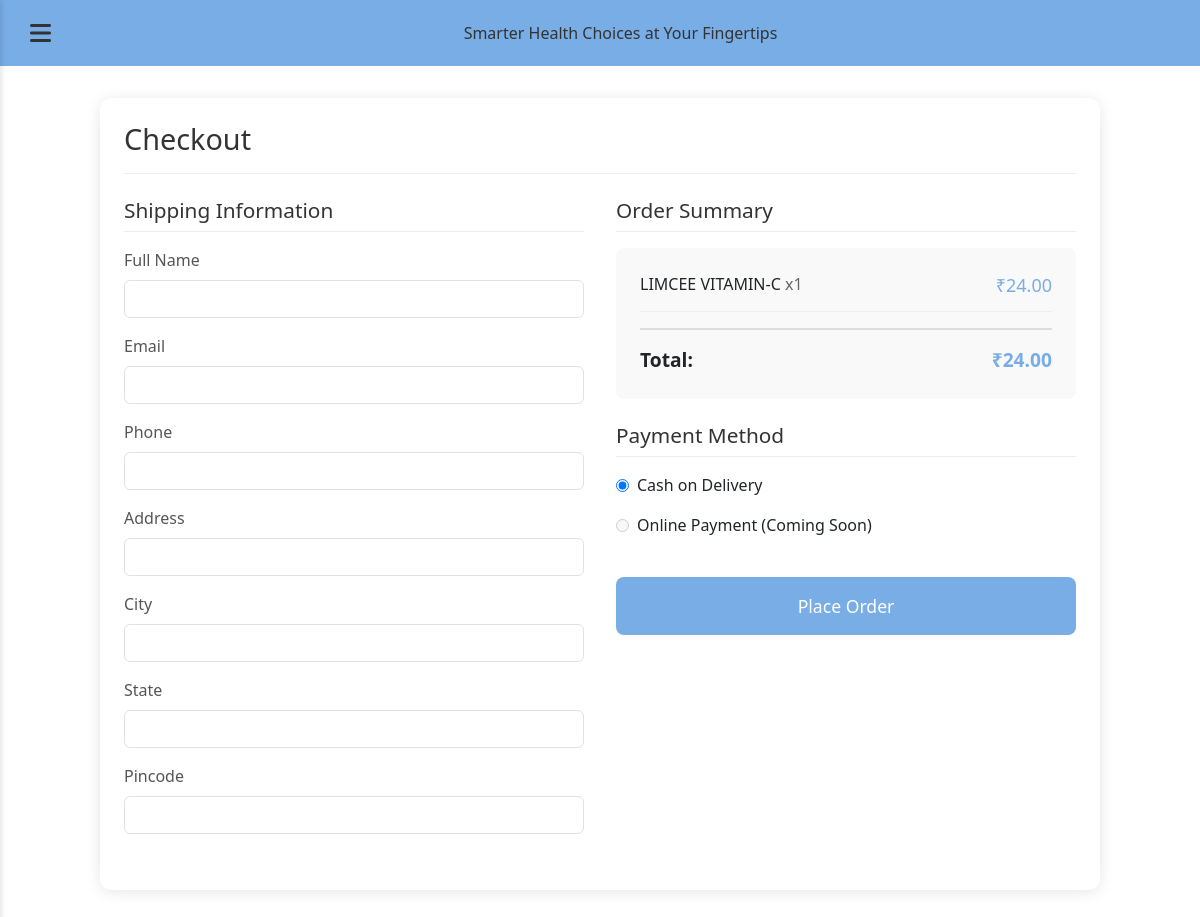
Before: /checkout/ (signed in) with the older database file.
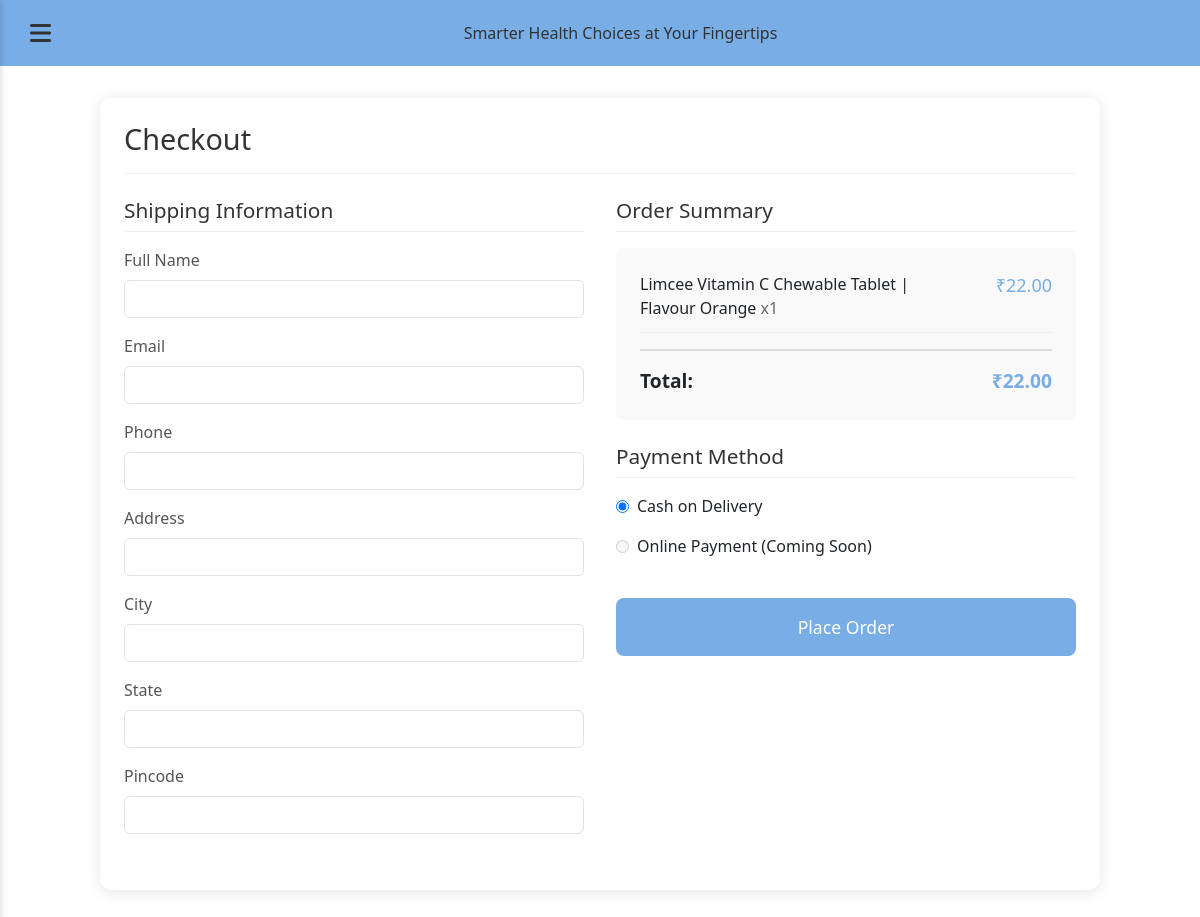
After: the same page with the newer database file.
### QuickMedsApp/models.py (models this page shows, shortened)
class CartItem(models.Model):
    cart = models.ForeignKey(Cart, on_delete=models.CASCADE)
    product = models.ForeignKey(Product, on_delete=models.CASCADE)
    quantity = models.PositiveIntegerField(default=1)
    def get_total_price(self):
        return self.product.price * self.quantity

class Product(models.Model):
    name = models.CharField(max_length=255)
    code = models.CharField(max_length=50, unique=True, blank=True, null=True)
    description = models.TextField(blank=True, null=True)
    category = models.ForeignKey(Category, on_delete=models.CASCADE, related_name='products')
    price = models.DecimalField(max_digits=10, decimal_places=2)
    original_price = models.DecimalField(max_digits=10, decimal_places=2, blank=True, null=True)
    in_stock = models.BooleanField(default=True)
    expiry_date = models.DateField(null=True, blank=True)
    image = models.ImageField(upload_to='products/', blank=True, null=True)
    created_at = models.DateTimeField(auto_now_add=True)
    updated_at = models.DateTimeField(auto_now=True)
    class Meta:
        ordering = ['-created_at']
        verbose_name = 'Product'
        verbose_name_plural = 'Products'

class Cart(models.Model):
    user = models.ForeignKey(User, on_delete=models.CASCADE)
    created_at = models.DateTimeField(auto_now_add=True)
    updated_at = models.DateTimeField(auto_now=True)
    def get_total(self):
        return sum(item.get_total_price() for item in self.cartitem_set.all())

### QuickMedsApp/views.py (the view)
# urls.py: path('checkout/', views.checkout_view, name='checkout'),
@login_required
def checkout_view(request):
    try:
        cart = Cart.objects.get(user=request.user)
        cart_items = cart.cartitem_set.select_related('product').all()
        if not cart_items:
            messages.warning(request, 'Your cart is empty. Please add items to your cart before proceeding to checkout.')
            return redirect('cart')
    except Cart.DoesNotExist:
        messages.warning(request, 'Your cart is empty. Please add items to your cart before proceeding to checkout.')
        return redirect('cart')
    context = {
        'cart_items': cart_items,
        'cart': cart,
        'cart_count': get_cart_count(request)
    }
    return render(request, 'checkout.html', context)

### QuickMedsApp/views.py (called while the page is built)
def get_cart_count(request):
    if request.user.is_authenticated:
        return CartItem.objects.filter(cart__user=request.user).count()
    return 0

### templates/checkout.html (shortened to what the changed rows need)
{% extends 'base.html' %}
{% load humanize %}
{% load static %}
{% block extra_css %}
<link rel="stylesheet" href="{% static 'css/cart.css' %}">
<link rel="stylesheet" href="{% static 'css/product.css' %}">
{% endblock %}
{% block content %}
<div class="checkout-container">
    <div class="checkout-header">
        <h1>Checkout</h1>
    </div>
    <form id="checkout-form" method="post" action="{% url 'checkout' %}">
        <div class="checkout-form">
            <div class="customer-info">
                <div class="form-section">
                    <h2>Shipping Information</h2>
                </div>
            </div>
            <div class="order-details">
                <div class="form-section">
                    <h2>Order Summary</h2>
                    <div class="order-summary">
                        {% for item in cart_items %}
                        <div class="order-item">
                            <div>
                                <span class="item-name">{{ item.product.name }}</span>
                                <span class="item-quantity">x{{ item.quantity }}</span>
                            </div>
                            <span class="item-price">₹{{ item.get_total_price|intcomma }}</span>
                        </div>
                        {% endfor %}
                        <div class="order-total">
                            <span>Total:</span>
                            <span class="total-amount">₹{{ cart.get_total|intcomma }}</span>
                        </div>
                    </div>
                    <div class="payment-methods">
                        <h2>Payment Method</h2>
                    </div>
                </div>
            </div>
        </div>
    </form>
</div>
{% endblock %}

Changed rows visible on the page:
changed through a linked row, CartItem: product.name "LIMCEE VITAMIN-C" → "Limcee Vitamin C Chewable Tablet | Flavour Orange"; get_total_price "24.00" → "22.00"
changed through a linked row, Cart: get_total "24.00" → "22.00"
